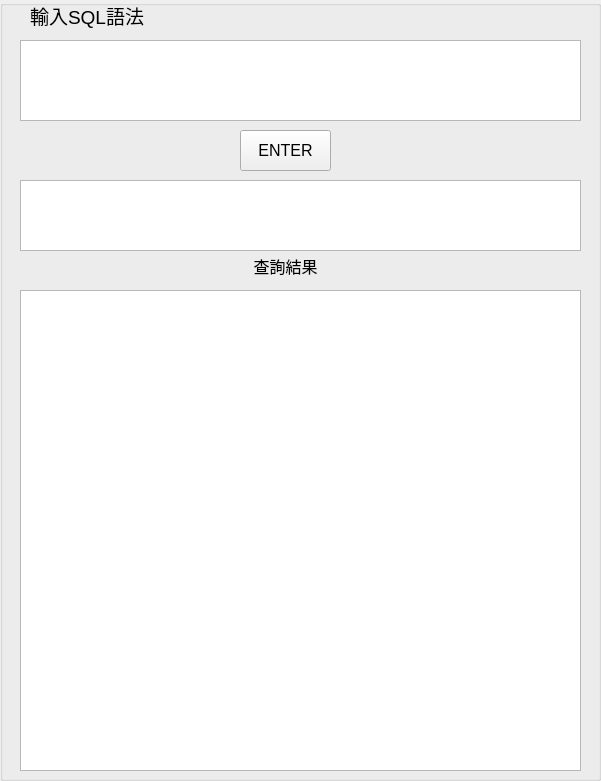
   <widget class="QGroupBox" name="groupBox_19">
    <property name="geometry">
     <rect>
      <x>500</x>
      <y>50</y>
      <width>601</width>
      <height>781</height>
     </rect>
    </property>
    <property name="title">
     <string/>
    </property>
    <widget class="QTextBrowser" name="textBrowser">
     <property name="geometry">
      <rect>
       <x>20</x>
       <y>180</y>
       <width>561</width>
       <height>71</height>
      </rect>
     </property>
    </widget>
    <widget class="QLabel" name="label_35">
     <property name="geometry">
      <rect>
       <x>30</x>
       <y>-10</y>
       <width>231</width>
       <height>51</height>
      </rect>
     </property>
     <property name="font">
      <font>
       <family>Arial</family>
       <pointsize>14</pointsize>
      </font>
     </property>
     <property name="text">
      <string>輸入SQL語法</string>
     </property>
    </widget>
    <widget class="QTextEdit" name="textEdit_35">
     <property name="geometry">
      <rect>
       <x>20</x>
       <y>40</y>
       <width>561</width>
       <height>81</height>
      </rect>
     </property>
     <property name="font">
      <font>
       <pointsize>14</pointsize>
      </font>
     </property>
    </widget>
    <widget class="QPushButton" name="pushButton_8">
     <property name="geometry">
      <rect>
       <x>240</x>
       <y>130</y>
       <width>91</width>
       <height>41</height>
      </rect>
     </property>
     <property name="font">
      <font>
       <family>Arial</family>
       <pointsize>12</pointsize>
      </font>
     </property>
     <property name="text">
      <string>ENTER</string>
     </property>
    </widget>
    <widget class="QLabel" name="label_36">
     <property name="geometry">
      <rect>
       <x>210</x>
       <y>250</y>
       <width>151</width>
       <height>31</height>
      </rect>
     </property>
     <property name="font">
      <font>
       <family>Agency FB</family>
       <pointsize>12</pointsize>
      </font>
     </property>
     <property name="layoutDirection">
      <enum>Qt::LeftToRight</enum>
     </property>
     <property name="text">
      <string>查詢結果</string>
     </property>
     <property name="alignment">
      <set>Qt::AlignCenter</set>
     </property>
    </widget>
    <widget class="QTableWidget" name="tableWidget">
     <property name="geometry">
      <rect>
       <x>20</x>
       <y>290</y>
       <width>561</width>
       <height>481</height>
      </rect>
     </property>
    </widget>
   </widget>
